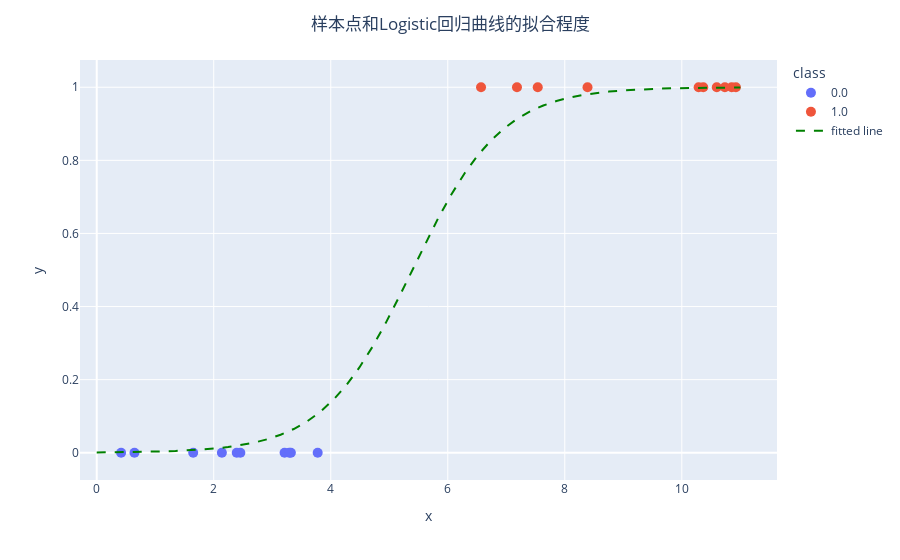

The notebook cell saved with this chart:
### Markdown cell above
下面展示的是样本点的分布和得到的logistic回归曲线的拟合程度

### Code cell
scatter = px.scatter(data_frame=df, x='x', y='y', color='class')
scatter.add_trace(
    go.Scatter(x=df_['x'], y=df_['y'],name='fitted line',
               mode='lines', 
               line={'color':'green','dash':'dash'})
)
scatter.update_traces(
    selector={'mode':'markers'},
    marker={'size':10}
)
scatter.update_layout(
    title={'text':'样本点和Logistic回归曲线的拟合程度', 'x':0.5}
)

# scatter.data
scatter.show()

### Figure 1 — Plotly figure (JSON) as saved in the notebook; plotly's stock layout.template omitted (floating-point values rounded to 4 significant figures)
{"data": [{"hovertemplate": "class=0.0<br>x=%{x}<br>y=%{y}<extra></extra>", "legendgroup": "0.0", "marker": {"color": "#636efa", "size": 10, "symbol": "circle"}, "mode": "markers", "name": "0.0", "orientation": "v", "showlegend": true, "type": "scatter", "x": [0.6452, 3.211, 2.393, 3.291, 0.4168, 3.319, 2.455, 3.777, 2.139, 1.649], "xaxis": "x", "y": [0, 0, 0, 0, 0, 0, 0, 0, 0, 0], "yaxis": "y"}, {"hovertemplate": "class=1.0<br>x=%{x}<br>y=%{y}<extra></extra>", "legendgroup": "1.0", "marker": {"color": "#EF553B", "size": 10, "symbol": "circle"}, "mode": "markers", "name": "1.0", "orientation": "v", "showlegend": true, "type": "scatter", "x": [8.389, 10.6, 7.538, 10.92, 6.569, 10.85, 10.37, 10.74, 7.183, 10.29], "xaxis": "x", "y": [1, 1, 1, 1, 1, 1, 1, 1, 1, 1], "yaxis": "y"}, {"line": {"color": "green", "dash": "dash"}, "mode": "lines", "name": "fitted line", "type": "scatter", "x": [0, 0.2245, 0.449, 0.6735, 0.898, 1.122, 1.347, 1.571, 1.796, 2.02, 2.245, 2.469, 2.694, 2.918, 3.143, 3.367, 3.592, 3.816, 4.041, 4.265, 4.49, 4.714, 4.939, 5.163, 5.388, 5.612, 5.837, 6.061, 6.286, 6.51, 6.735, 6.959, 7.184, 7.408, 7.633, 7.857, 8.082, 8.306, 8.531, 8.755, 8.98, 9.204, 9.429, 9.653, 9.878, 10.1, 10.33, 10.55, 10.78, 11], "y": [0.0008254, 0.001109, 0.001489, 0.002, 0.002686, 0.003606, 0.00484, 0.006493, 0.008706, 0.01166, 0.01561, 0.02087, 0.02784, 0.03705, 0.04917, 0.06497, 0.0854, 0.1115, 0.1443, 0.1847, 0.2334, 0.2903, 0.3547, 0.4249, 0.4982, 0.5715, 0.6419, 0.7066, 0.764, 0.8131, 0.8539, 0.887, 0.9134, 0.9341, 0.9501, 0.9624, 0.9718, 0.9788, 0.9842, 0.9882, 0.9912, 0.9934, 0.9951, 0.9963, 0.9973, 0.998, 0.9985, 0.9989, 0.9992, 0.9994]}], "layout": {"autosize": true, "legend": {"title": {"text": "class"}, "tracegroupgap": 0}, "margin": {"t": 60}, "title": {"text": "样本点和Logistic回归曲线的拟合程度", "x": 0.5}, "xaxis": {"anchor": "y", "autorange": true, "domain": [0, 1], "range": [-0.2453, 11.59], "title": {"text": "x"}, "type": "linear"}, "yaxis": {"anchor": "x", "autorange": true, "domain": [0, 1], "range": [-0.08161, 1.082], "title": {"text": "y"}, "type": "linear"}}}
